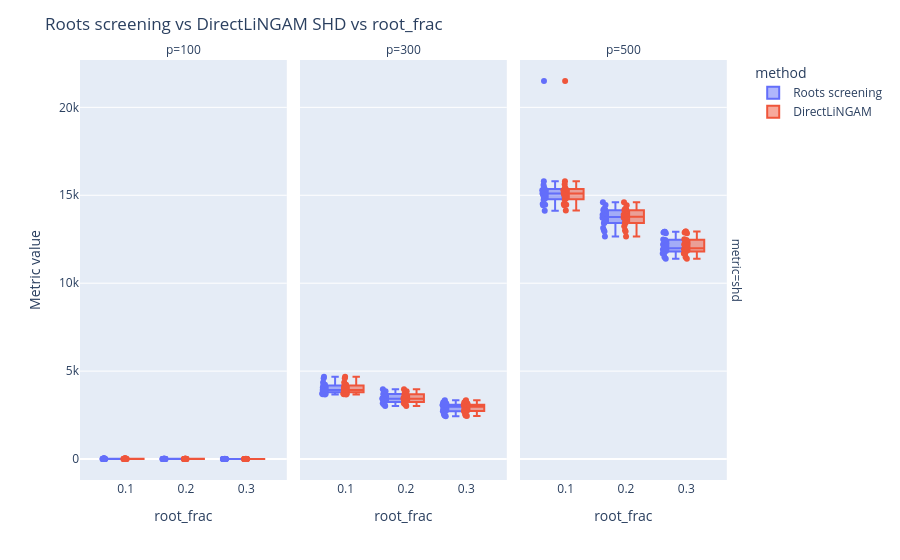

Notebook code cell kept with this figure:
### Code cell
fig_metrics = px.box(
    metrics_long[(metrics_long['metric'] == "shd")],
    x='root_frac',
    y='value',
    color='method',
    facet_row='metric',
    facet_col='p',
    category_orders={
        'metric': ['shd'],
        'root_frac': [0.1, 0.2, 0.3],
        'p': [100, 300, 500]
    },
    points='all',  # show all runs
)

fig_metrics.update_layout(
    title='Roots screening vs DirectLiNGAM SHD vs root_frac',
    boxmode='group',
    yaxis_title='Metric value'
)
fig_metrics.show()

### Figure 1 — Plotly figure (JSON) as saved in the notebook; plotly's stock layout.template omitted (floating-point values rounded to 4 significant figures)
{"data": [{"alignmentgroup": "True", "boxpoints": "all", "hovertemplate": "method=Roots screening<br>metric=shd<br>p=100<br>root_frac=%{x}<br>value=%{y}<extra></extra>", "legendgroup": "Roots screening", "marker": {"color": "#636efa"}, "name": "Roots screening", "notched": false, "offsetgroup": "Roots screening", "orientation": "v", "showlegend": true, "type": "box", "x": [0.1, 0.1, 0.1, 0.1, 0.1, 0.1, 0.1, 0.1, 0.1, 0.1, 0.1, 0.1, 0.1, 0.1, 0.1, 0.1, 0.1, 0.1, 0.1, 0.1, 0.2, 0.2, 0.2, 0.2, 0.2, 0.2, 0.2, 0.2, 0.2, 0.2, 0.2, 0.2, 0.2, 0.2, 0.2, 0.2, 0.2, 0.2, 0.2, 0.2, 0.3, 0.3, 0.3, 0.3, 0.3, 0.3, 0.3, 0.3, 0.3, 0.3, 0.3, 0.3, 0.3, 0.3, 0.3, 0.3, 0.3, 0.3, 0.3, 0.3], "x0": " ", "xaxis": "x", "y": [5.0, 7.0, 12.0, 11.0, 12.0, 5.0, 9.0, 12.0, 8.0, 8.0, 6.0, 9.0, 17.0, 53.0, 5.0, 3.0, 4.0, 8.0, 9.0, 20.0, 8.0, 9.0, 5.0, 12.0, 11.0, 6.0, 8.0, 13.0, 6.0, 10.0, 4.0, 7.0, 21.0, 9.0, 5.0, 5.0, 5.0, 3.0, 11.0, 7.0, 5.0, 4.0, 5.0, 5.0, 12.0, 7.0, 5.0, 6.0, 7.0, 6.0, 7.0, 5.0, 9.0, 2.0, 5.0, 7.0, 3.0, 4.0, 5.0, 8.0], "y0": " ", "yaxis": "y"}, {"alignmentgroup": "True", "boxpoints": "all", "hovertemplate": "method=DirectLiNGAM<br>metric=shd<br>p=100<br>root_frac=%{x}<br>value=%{y}<extra></extra>", "legendgroup": "DirectLiNGAM", "marker": {"color": "#EF553B"}, "name": "DirectLiNGAM", "notched": false, "offsetgroup": "DirectLiNGAM", "orientation": "v", "showlegend": true, "type": "box", "x": [0.1, 0.1, 0.1, 0.1, 0.1, 0.1, 0.1, 0.1, 0.1, 0.1, 0.1, 0.1, 0.1, 0.1, 0.1, 0.1, 0.1, 0.1, 0.1, 0.1, 0.2, 0.2, 0.2, 0.2, 0.2, 0.2, 0.2, 0.2, 0.2, 0.2, 0.2, 0.2, 0.2, 0.2, 0.2, 0.2, 0.2, 0.2, 0.2, 0.2, 0.3, 0.3, 0.3, 0.3, 0.3, 0.3, 0.3, 0.3, 0.3, 0.3, 0.3, 0.3, 0.3, 0.3, 0.3, 0.3, 0.3, 0.3, 0.3, 0.3], "x0": " ", "xaxis": "x", "y": [4.0, 7.0, 12.0, 11.0, 13.0, 5.0, 9.0, 12.0, 9.0, 7.0, 6.0, 9.0, 17.0, 52.0, 5.0, 3.0, 4.0, 8.0, 11.0, 20.0, 7.0, 7.0, 5.0, 12.0, 10.0, 6.0, 8.0, 13.0, 6.0, 11.0, 4.0, 7.0, 21.0, 9.0, 5.0, 5.0, 5.0, 2.0, 11.0, 5.0, 3.0, 4.0, 5.0, 4.0, 13.0, 8.0, 5.0, 7.0, 7.0, 6.0, 6.0, 6.0, 9.0, 2.0, 5.0, 7.0, 5.0, 3.0, 5.0, 8.0], "y0": " ", "yaxis": "y"}, {"alignmentgroup": "True", "boxpoints": "all", "hovertemplate": "method=Roots screening<br>metric=shd<br>p=300<br>root_frac=%{x}<br>value=%{y}<extra></extra>", "legendgroup": "Roots screening", "marker": {"color": "#636efa"}, "name": "Roots screening", "notched": false, "offsetgroup": "Roots screening", "orientation": "v", "showlegend": false, "type": "box", "x": [0.1, 0.1, 0.1, 0.1, 0.1, 0.1, 0.1, 0.1, 0.1, 0.1, 0.1, 0.1, 0.1, 0.1, 0.1, 0.1, 0.1, 0.1, 0.1, 0.1, 0.2, 0.2, 0.2, 0.2, 0.2, 0.2, 0.2, 0.2, 0.2, 0.2, 0.2, 0.2, 0.2, 0.2, 0.2, 0.2, 0.2, 0.2, 0.2, 0.2, 0.3, 0.3, 0.3, 0.3, 0.3, 0.3, 0.3, 0.3, 0.3, 0.3, 0.3, 0.3, 0.3, 0.3, 0.3, 0.3, 0.3, 0.3, 0.3, 0.3], "x0": " ", "xaxis": "x2", "y": [3664.0, 4063.0, 4683.0, 3810.0, 3979.0, 4223.0, 3801.0, 3932.0, 3682.0, 3720.0, 4593.0, 3799.0, 3849.0, 4149.0, 3924.0, 4358.0, 3818.0, 4015.0, 3716.0, 4238.0, 3351.0, 3434.0, 3858.0, 3013.0, 3174.0, 3631.0, 3395.0, 3252.0, 3689.0, 3107.0, 3710.0, 3462.0, 3233.0, 3971.0, 3405.0, 3106.0, 3695.0, 3588.0, 3416.0, 3843.0, 3062.0, 2731.0, 3211.0, 2714.0, 2918.0, 3088.0, 3302.0, 2475.0, 3347.0, 3079.0, 3060.0, 2440.0, 2800.0, 2817.0, 2714.0, 3035.0, 2862.0, 3164.0, 2553.0, 3040.0], "y0": " ", "yaxis": "y2"}, {"alignmentgroup": "True", "boxpoints": "all", "hovertemplate": "method=DirectLiNGAM<br>metric=shd<br>p=300<br>root_frac=%{x}<br>value=%{y}<extra></extra>", "legendgroup": "DirectLiNGAM", "marker": {"color": "#EF553B"}, "name": "DirectLiNGAM", "notched": false, "offsetgroup": "DirectLiNGAM", "orientation": "v", "showlegend": false, "type": "box", "x": [0.1, 0.1, 0.1, 0.1, 0.1, 0.1, 0.1, 0.1, 0.1, 0.1, 0.1, 0.1, 0.1, 0.1, 0.1, 0.1, 0.1, 0.1, 0.1, 0.1, 0.2, 0.2, 0.2, 0.2, 0.2, 0.2, 0.2, 0.2, 0.2, 0.2, 0.2, 0.2, 0.2, 0.2, 0.2, 0.2, 0.2, 0.2, 0.2, 0.2, 0.3, 0.3, 0.3, 0.3, 0.3, 0.3, 0.3, 0.3, 0.3, 0.3, 0.3, 0.3, 0.3, 0.3, 0.3, 0.3, 0.3, 0.3, 0.3, 0.3], "x0": " ", "xaxis": "x2", "y": [3665.0, 4062.0, 4681.0, 3809.0, 3980.0, 4226.0, 3801.0, 3934.0, 3683.0, 3721.0, 4592.0, 3801.0, 3850.0, 4148.0, 3924.0, 4359.0, 3817.0, 4015.0, 3716.0, 4237.0, 3353.0, 3437.0, 3857.0, 3015.0, 3174.0, 3632.0, 3405.0, 3256.0, 3687.0, 3110.0, 3712.0, 3466.0, 3234.0, 3973.0, 3407.0, 3106.0, 3687.0, 3589.0, 3417.0, 3846.0, 3069.0, 2734.0, 3211.0, 2719.0, 2919.0, 3094.0, 3305.0, 2477.0, 3349.0, 3074.0, 3061.0, 2443.0, 2805.0, 2820.0, 2717.0, 3037.0, 2857.0, 3165.0, 2557.0, 3040.0], "y0": " ", "yaxis": "y2"}, {"alignmentgroup": "True", "boxpoints": "all", "hovertemplate": "method=Roots screening<br>metric=shd<br>p=500<br>root_frac=%{x}<br>value=%{y}<extra></extra>", "legendgroup": "Roots screening", "marker": {"color": "#636efa"}, "name": "Roots screening", "notched": false, "offsetgroup": "Roots screening", "orientation": "v", "showlegend": false, "type": "box", "x": [0.1, 0.1, 0.1, 0.1, 0.1, 0.1, 0.1, 0.1, 0.1, 0.1, 0.1, 0.1, 0.1, 0.1, 0.1, 0.1, 0.1, 0.1, 0.1, 0.1, 0.2, 0.2, 0.2, 0.2, 0.2, 0.2, 0.2, 0.2, 0.2, 0.2, 0.2, 0.2, 0.2, 0.2, 0.2, 0.2, 0.2, 0.2, 0.2, 0.2, 0.3, 0.3, 0.3, 0.3, 0.3, 0.3, 0.3, 0.3, 0.3, 0.3, 0.3, 0.3, 0.3, 0.3, 0.3, 0.3, 0.3, 0.3, 0.3, 0.3], "x0": " ", "xaxis": "x3", "y": [15580.0, 15100.0, 15110.0, 14930.0, 21490.0, 15800.0, 15330.0, 14500.0, 15270.0, 14960.0, 15460.0, 14130.0, 14970.0, 14740.0, 15280.0, 14430.0, 15370.0, 14810.0, 15280.0, 14460.0, 13420.0, 13720.0, 14190.0, 13540.0, 13420.0, 14170.0, 13690.0, 13140.0, 14440.0, 14600.0, 13810.0, 13720.0, 13950.0, 14130.0, 14240.0, 12650.0, 13000.0, 12940.0, 14090.0, 13890.0, 12450.0, 11850.0, 12030.0, 11930.0, 12260.0, 11830.0, 11940.0, 11480.0, 12930.0, 12890.0, 12840.0, 12200.0, 11390.0, 12920.0, 12040.0, 11690.0, 11770.0, 11660.0, 12490.0, 11920.0], "y0": " ", "yaxis": "y3"}, {"alignmentgroup": "True", "boxpoints": "all", "hovertemplate": "method=DirectLiNGAM<br>metric=shd<br>p=500<br>root_frac=%{x}<br>value=%{y}<extra></extra>", "legendgroup": "DirectLiNGAM", "marker": {"color": "#EF553B"}, "name": "DirectLiNGAM", "notched": false, "offsetgroup": "DirectLiNGAM", "orientation": "v", "showlegend": false, "type": "box", "x": [0.1, 0.1, 0.1, 0.1, 0.1, 0.1, 0.1, 0.1, 0.1, 0.1, 0.1, 0.1, 0.1, 0.1, 0.1, 0.1, 0.1, 0.1, 0.1, 0.1, 0.2, 0.2, 0.2, 0.2, 0.2, 0.2, 0.2, 0.2, 0.2, 0.2, 0.2, 0.2, 0.2, 0.2, 0.2, 0.2, 0.2, 0.2, 0.2, 0.2, 0.3, 0.3, 0.3, 0.3, 0.3, 0.3, 0.3, 0.3, 0.3, 0.3, 0.3, 0.3, 0.3, 0.3, 0.3, 0.3, 0.3, 0.3, 0.3, 0.3], "x0": " ", "xaxis": "x3", "y": [15620.0, 15100.0, 15110.0, 14930.0, 21500.0, 15800.0, 15330.0, 14500.0, 15270.0, 14970.0, 15440.0, 14130.0, 14980.0, 14740.0, 15280.0, 14440.0, 15370.0, 14810.0, 15290.0, 14460.0, 13430.0, 13720.0, 14200.0, 13540.0, 13420.0, 14170.0, 13680.0, 13240.0, 14440.0, 14600.0, 13810.0, 13730.0, 13960.0, 14130.0, 14240.0, 12650.0, 13010.0, 12940.0, 14090.0, 13890.0, 12460.0, 11850.0, 12040.0, 11940.0, 12260.0, 11840.0, 11950.0, 11480.0, 12940.0, 12890.0, 12840.0, 12210.0, 11390.0, 12940.0, 12050.0, 11700.0, 11780.0, 11670.0, 12500.0, 11920.0], "y0": " ", "yaxis": "y3"}], "layout": {"annotations": [{"font": {}, "showarrow": false, "text": "p=100", "x": 0.1567, "xanchor": "center", "xref": "paper", "y": 1, "yanchor": "bottom", "yref": "paper"}, {"font": {}, "showarrow": false, "text": "p=300", "x": 0.49, "xanchor": "center", "xref": "paper", "y": 1, "yanchor": "bottom", "yref": "paper"}, {"font": {}, "showarrow": false, "text": "p=500", "x": 0.8233, "xanchor": "center", "xref": "paper", "y": 1, "yanchor": "bottom", "yref": "paper"}, {"font": {}, "showarrow": false, "text": "metric=shd", "textangle": 90, "x": 0.98, "xanchor": "left", "xref": "paper", "y": 0.5, "yanchor": "middle", "yref": "paper"}], "boxmode": "group", "legend": {"title": {"text": "method"}, "tracegroupgap": 0}, "margin": {"t": 60}, "title": {"text": "Roots screening vs DirectLiNGAM SHD vs root_frac"}, "xaxis": {"anchor": "y", "categoryarray": [0.1, 0.2, 0.3], "categoryorder": "array", "domain": [0, 0.3133], "title": {"text": "root_frac"}}, "xaxis2": {"anchor": "y2", "categoryarray": [0.1, 0.2, 0.3], "categoryorder": "array", "domain": [0.3333, 0.6467], "matches": "x", "title": {"text": "root_frac"}}, "xaxis3": {"anchor": "y3", "categoryarray": [0.1, 0.2, 0.3], "categoryorder": "array", "domain": [0.6667, 0.98], "matches": "x", "title": {"text": "root_frac"}}, "yaxis": {"anchor": "x", "domain": [0, 1], "title": {"text": "Metric value"}}, "yaxis2": {"anchor": "x2", "domain": [0, 1], "matches": "y", "showticklabels": false}, "yaxis3": {"anchor": "x3", "domain": [0, 1], "matches": "y", "showticklabels": false}}}
